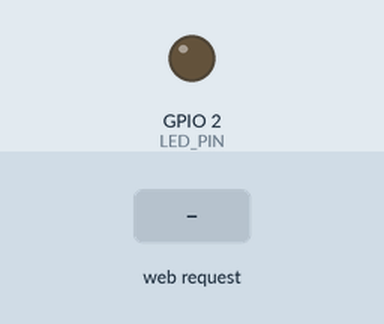
Bench run of a sketch on a simulated ESP32. On the bench: output pins drawn as LEDs (lit = HIGH). The test bench sets the inputs (shaded band). WiFi joins after 1.5 s; servers stay silent unless stated; what the sketch prints to the serial monitor is not drawn.

Above: at 2.7 s.
2.8 s: HTTP request GET /set?b=1 received
At 3.3 s:
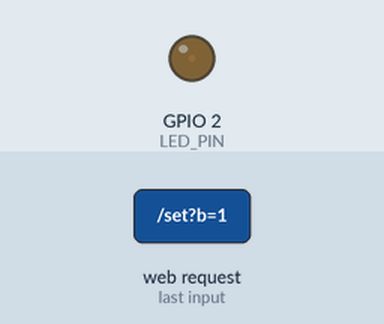
4.3 s: HTTP request GET /set?b=120 received
At 5.6 s:
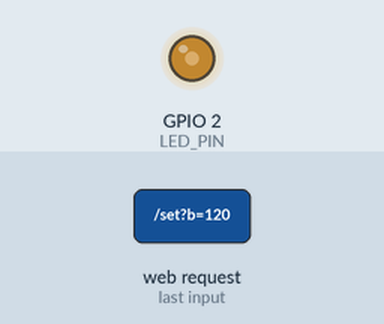
Timing chart, 0 to 7.3 s (numbered marks = the images above; inputs shaded):
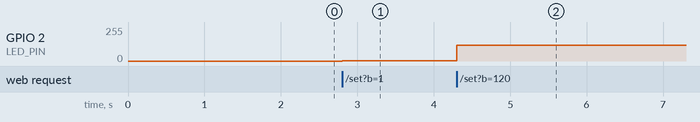

Measured:
- after the input at 2.8 s, GPIO 2 (LED_PIN): 0/255 → 1/255 at once
- after the input at 4.3 s, GPIO 2 (LED_PIN): 1/255 → 120/255 at once

The sketch:

web.ino
```cpp
#include <WiFi.h>
#include <WebServer.h>

const int LED_PIN = 2;
const int PWM_FREQ = 5000;
const int PWM_RES = 8;

const char* ssid = "ymt";
const char* password = "20060205ymt666";

WebServer server(80);
int brightness = 0;

String buildHtml() {
  String html = R"rawliteral(
<!DOCTYPE html>
<html lang="zh-CN">
<head>
  <meta charset="UTF-8">
  <meta name="viewport" content="width=device-width, initial-scale=1.0">
  <title>ESP32 网页无极调光</title>
  <style>
    body {text-align:center;margin-top:60px;font-family:Arial;}
    #brightSlider {width:85%;height:32px;margin:30px 0;}
    #showVal {font-size:32px;color:#d02020;font-weight:bold;}
  </style>
</head>
<body>
  <h1>Web端无极PWM调光器</h1>
  <p>拖动滑块调节LED亮度 0 ~ 255</p>
  <input type="range" id="brightSlider" min="0" max="255" value=")rawliteral" + String(brightness) + R"rawliteral(">
  <div>当前亮度数值：<span id="showVal">)rawliteral" + String(brightness) + R"rawliteral(</span></div>

  <script>
    const slider = document.getElementById("brightSlider");
    const valText = document.getElementById("showVal");
    // 防抖：减少重复请求堆积
    let timer = null;
    slider.addEventListener("input", function(){
      let val = this.value;
      valText.innerText = val;
      clearTimeout(timer);
      // 延迟发送，避免大量请求阻塞，保证0参数稳定送达
      timer = setTimeout(()=>{
        fetch("/set?b="+val);
      },80);
    });
  </script>
</body>
</html>
)rawliteral";
  return html;
}

void handleRoot() {
  server.send(200, "text/html; charset=UTF-8", buildHtml());
}

void handleSetBright() {
  if(server.hasArg("b")){
    brightness = server.arg("b").toInt();
    brightness = constrain(brightness, 0, 255);
    ledcWrite(LED_PIN, brightness);
  }
  // 删除303页面重定向！不再强制刷新页面，解决请求冲突
  server.send(200, "text/plain", "OK");
}

void setup() {
  Serial.begin(115200);
  ledcAttach(LED_PIN, PWM_FREQ, PWM_RES);
  ledcWrite(LED_PIN, 0);

  WiFi.begin(ssid, password);
  Serial.print("正在连接WiFi");
  while (WiFi.status() != WL_CONNECTED) {
    delay(500);
    Serial.print(".");
  }
  Serial.println("\nWiFi连接成功！");
  Serial.print("网页访问地址：http://");
  Serial.println(WiFi.localIP());

  server.on("/", handleRoot);
  server.on("/set", handleSetBright);
  server.begin();
  Serial.println("Web服务器启动完成");
}

void loop() {
  server.handleClient();
}
```
